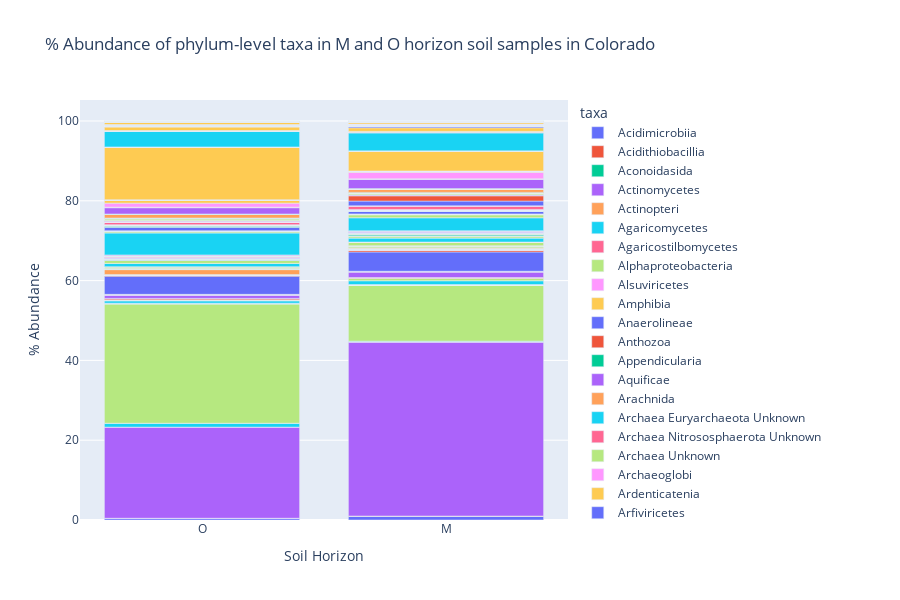

Notebook source saved alongside this figure:
### Markdown cell above
## Plot the taxa abundance of M vs. O horizon soil samples

Using the `plotly` library, the percent abundance of the taxa is plotted as a bar chart - each bar representing the soil horizon and the colors representing the taxa.

### Code cell
# Plot the taxa abundance of each soil type
fig = px.bar(abundance_df, x="soil_horizon", y="avg_relative_abundance", color="taxa", 
             title = "% Abundance of phylum-level taxa in M and O horizon soil samples in Colorado", 
             labels = {"soil_horizon": "Soil Horizon", "avg_relative_abundance": "% Abundance"})
    
fig.update_layout(height=600)
fig.show()
